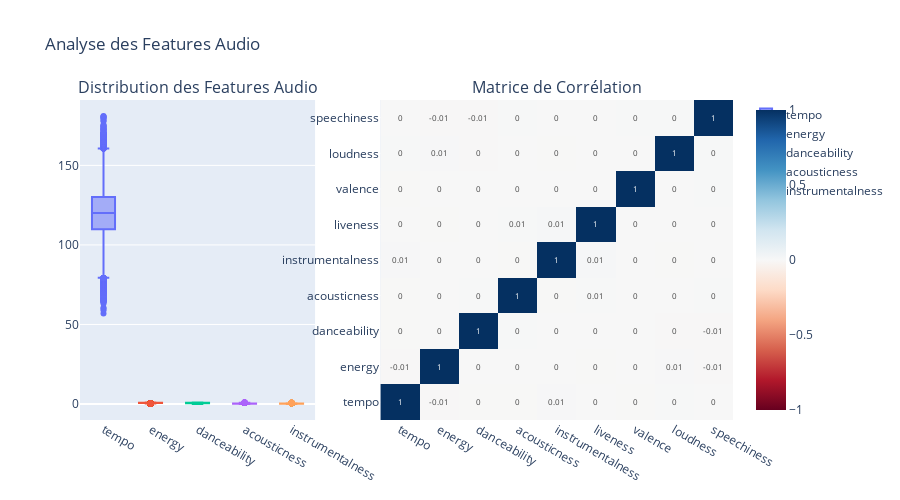

This figure's notebook cell:
### Markdown cell above
7 : Analyse des features audio

### Code cell
print("\n" + "="*80)
print("ANALYSE DES CARACTÉRISTIQUES AUDIO")
print("="*80)

# Features audio depuis config
audio_features = config['audio_features']

print(f"\n📊 STATISTIQUES DES FEATURES AUDIO:")
print(df[audio_features].describe())

# Matrice de corrélation
correlation_matrix = df[audio_features].corr()

# Visualisation des distributions et corrélations
fig = make_subplots(
    rows=1, cols=2,
    subplot_titles=('Distribution des Features Audio', 'Matrice de Corrélation'),
    specs=[[{'type':'box'}, {'type':'heatmap'}]],
    column_widths=[0.4, 0.6]
)

# Boxplots (seulement quelques features pour la lisibilité)
selected_features = audio_features[:5]
for feature in selected_features:
    fig.add_trace(
        go.Box(y=df[feature], name=feature),
        row=1, col=1
    )

# Heatmap de corrélation
fig.add_trace(
    go.Heatmap(
        z=correlation_matrix.values,
        x=correlation_matrix.columns,
        y=correlation_matrix.columns,
        colorscale='RdBu',
        zmid=0,
        text=correlation_matrix.values.round(2),
        texttemplate='%{text}',
        textfont={"size": 8}
    ),
    row=1, col=2
)

fig.update_layout(height=500, title_text="Analyse des Features Audio")
fig.show()

# Corrélations fortes
print(f"\n⚠️ CORRÉLATIONS FORTES (|r| > 0.7):")
high_corr = []
for i in range(len(correlation_matrix.columns)):
    for j in range(i+1, len(correlation_matrix.columns)):
        if abs(correlation_matrix.iloc[i, j]) > 0.7:
            print(f"  • {correlation_matrix.columns[i]} ↔ {correlation_matrix.columns[j]}: {correlation_matrix.iloc[i, j]:.3f}")
            high_corr.append((correlation_matrix.columns[i], correlation_matrix.columns[j], correlation_matrix.iloc[i, j]))

if not high_corr:
    print("  Aucune corrélation forte détectée.")

### Figure 1 — Plotly figure (JSON) as saved in the notebook; plotly's stock layout.template omitted (floating-point values rounded to 4 significant figures; data arrays with more than 128 entries replaced by an {"elided": "..."} marker saying what was removed)
{"data": [{"name": "tempo", "type": "box", "xaxis": "x", "y": {"elided": "70129 float values"}, "yaxis": "y"}, {"name": "energy", "type": "box", "xaxis": "x", "y": {"elided": "70129 float values"}, "yaxis": "y"}, {"name": "danceability", "type": "box", "xaxis": "x", "y": {"elided": "70129 float values"}, "yaxis": "y"}, {"name": "acousticness", "type": "box", "xaxis": "x", "y": {"elided": "70129 float values"}, "yaxis": "y"}, {"name": "instrumentalness", "type": "box", "xaxis": "x", "y": {"elided": "70129 float values"}, "yaxis": "y"}, {"colorscale": [[0, "rgb(103,0,31)"], [0.1, "rgb(178,24,43)"], [0.2, "rgb(214,96,77)"], [0.3, "rgb(244,165,130)"], [0.4, "rgb(253,219,199)"], [0.5, "rgb(247,247,247)"], [0.6, "rgb(209,229,240)"], [0.7, "rgb(146,197,222)"], [0.8, "rgb(67,147,195)"], [0.9, "rgb(33,102,172)"], [1, "rgb(5,48,97)"]], "text": [[1.0, -0.01, -0.0, -0.0, 0.01, -0.0, -0.0, 0.0, -0.0], [-0.01, 1.0, 0.0, 0.0, -0.0, -0.0, -0.0, 0.01, -0.01], [-0.0, 0.0, 1.0, 0.0, -0.0, 0.0, 0.0, -0.0, -0.01], [-0.0, 0.0, 0.0, 1.0, -0.0, 0.01, 0.0, -0.0, 0.0], [0.01, -0.0, -0.0, -0.0, 1.0, 0.01, 0.0, -0.0, 0.0], [-0.0, -0.0, 0.0, 0.01, 0.01, 1.0, 0.0, 0.0, -0.0], [-0.0, -0.0, 0.0, 0.0, 0.0, 0.0, 1.0, -0.0, 0.0], [0.0, 0.01, -0.0, -0.0, -0.0, 0.0, -0.0, 1.0, 0.0], [-0.0, -0.01, -0.01, 0.0, 0.0, -0.0, 0.0, 0.0, 1.0]], "textfont": {"size": 8}, "texttemplate": "%{text}", "type": "heatmap", "x": ["tempo", "energy", "danceability", "acousticness", "instrumentalness", "liveness", "valence", "loudness", "speechiness"], "xaxis": "x2", "y": ["tempo", "energy", "danceability", "acousticness", "instrumentalness", "liveness", "valence", "loudness", "speechiness"], "yaxis": "y2", "z": [[1.0, -0.005752, -0.002765, -0.002642, 0.007552, -0.001872, -0.00327, 0.004663, -0.0007402], [-0.005752, 1.0, 0.002404, 0.0004856, -0.0005238, -0.003115, -0.0012, 0.00599, -0.005993], [-0.002765, 0.002404, 1.0, 0.003098, -0.0008848, 0.001172, 0.0004626, -0.004401, -0.005694], [-0.002642, 0.0004856, 0.003098, 1.0, -0.002888, 0.005278, 0.002085, -0.0005111, 0.003201], [0.007552, -0.0005238, -0.0008848, -0.002888, 1.0, 0.00842, 0.001498, -0.003569, 0.001833], [-0.001872, -0.003115, 0.001172, 0.005278, 0.00842, 1.0, 0.002583, 0.0004807, -0.001302], [-0.00327, -0.0012, 0.0004626, 0.002085, 0.001498, 0.002583, 1.0, -0.0006693, 0.004487], [0.004663, 0.00599, -0.004401, -0.0005111, -0.003569, 0.0004807, -0.0006693, 1.0, 0.004573], [-0.0007402, -0.005993, -0.005694, 0.003201, 0.001833, -0.001302, 0.004487, 0.004573, 1.0]], "zmid": 0}], "layout": {"annotations": [{"font": {"size": 16}, "showarrow": false, "text": "Distribution des Features Audio", "x": 0.18, "xanchor": "center", "xref": "paper", "y": 1, "yanchor": "bottom", "yref": "paper"}, {"font": {"size": 16}, "showarrow": false, "text": "Matrice de Corrélation", "x": 0.73, "xanchor": "center", "xref": "paper", "y": 1, "yanchor": "bottom", "yref": "paper"}], "height": 500, "title": {"text": "Analyse des Features Audio"}, "xaxis": {"anchor": "y", "domain": [0, 0.36]}, "xaxis2": {"anchor": "y2", "domain": [0.46, 1]}, "yaxis": {"anchor": "x", "domain": [0, 1]}, "yaxis2": {"anchor": "x2", "domain": [0, 1]}}}
